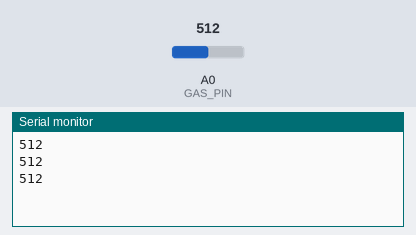
Recording of a sketch running on a simulated Arduino Uno, built with avr-gcc and run on an emulated ATmega328P. On the bench: the last lines printed to the serial monitor. The inputs (shaded band) are chosen by the test bench; at power-on: A0 (GAS_PIN) = 512.

Above: at 1.3 s.
1.4 s: A0 (GAS_PIN) set to 716
At 1.9 s:
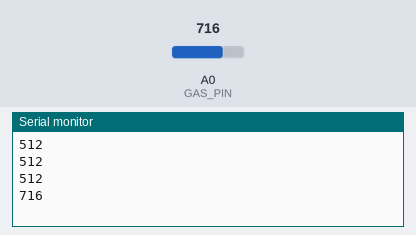
2.9 s: A0 (GAS_PIN) set to 900
At 3.4 s:
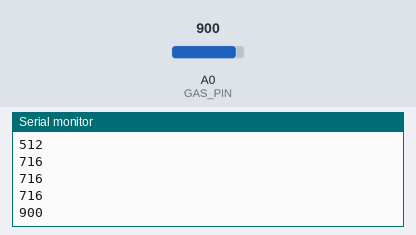
Timing chart, 0 to 5.9 s (numbered marks = the images above; inputs shaded):
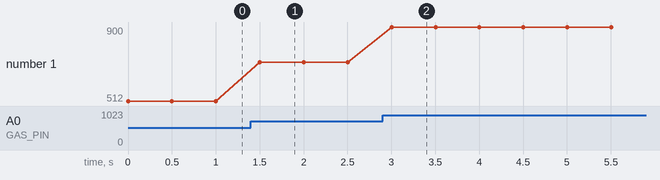

The sketch:

Gas_Sensor.ino
```cpp
const int GAS_PIN = A0;

void setup() {
  Serial.begin(9600);
}

void loop() {
  int gasValue = analogRead(GAS_PIN);

  Serial.println(gasValue);

  delay(500);
}
```

Measured:
- after the input at 1.4 s, the serial monitor: prints a new line after 0.10 s (image 1)
- after the input at 2.9 s, the serial monitor: prints a new line after 0.10 s (image 2)
- plotted number 1: 512 → 716 after the input at 1.4 s, 716 → 900 after the input at 2.9 s
